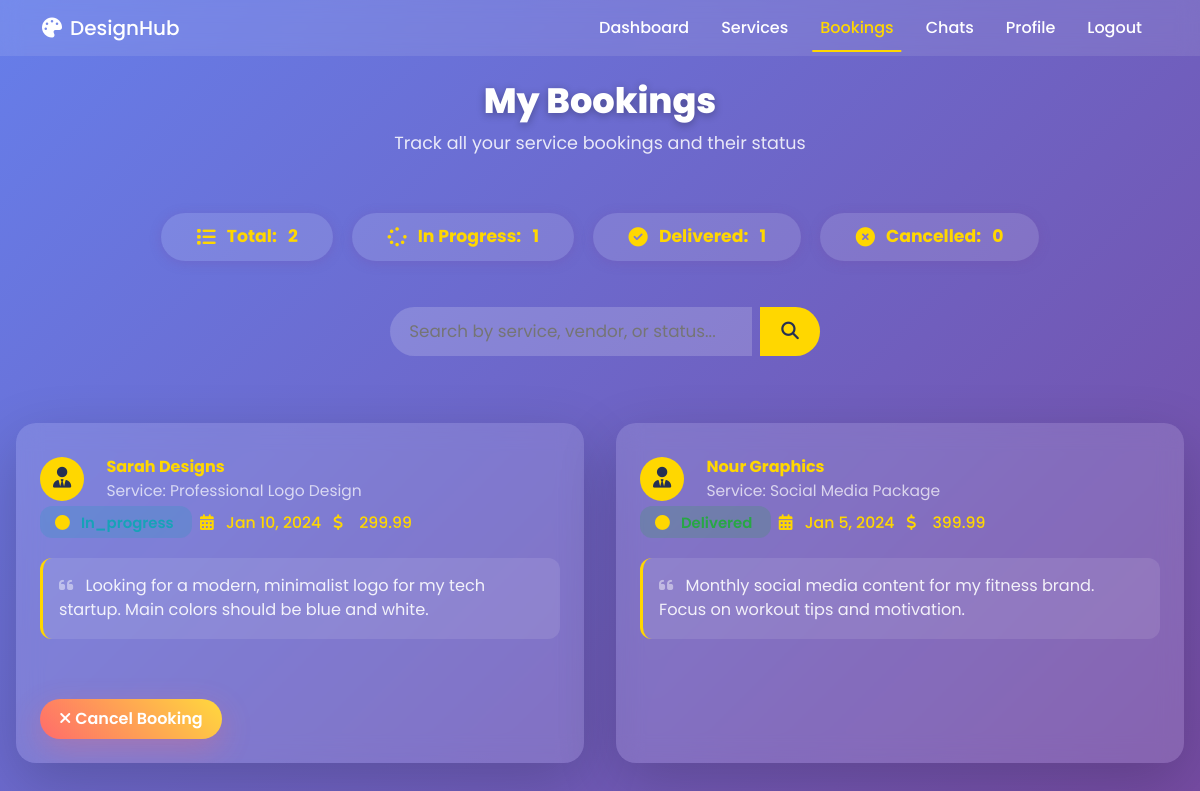
The app's page /client/bookings.php (signed in) with its own data.
### tables this page shows
CREATE TABLE bookings (
    id INT AUTO_INCREMENT PRIMARY KEY,
    service_id INT NOT NULL,
    client_id INT NOT NULL,
    vendor_id INT NOT NULL,
    requirements TEXT,
    status ENUM('pending', 'in_progress', 'delivered', 'cancelled') DEFAULT 'pending',
    created_at TIMESTAMP DEFAULT CURRENT_TIMESTAMP,
    updated_at TIMESTAMP DEFAULT CURRENT_TIMESTAMP ON UPDATE CURRENT_TIMESTAMP,
    FOREIGN KEY (service_id) REFERENCES services(id),
    FOREIGN KEY (client_id) REFERENCES users(id),
    FOREIGN KEY (vendor_id) REFERENCES vendors(id)
);

CREATE TABLE vendors (
    id INT AUTO_INCREMENT PRIMARY KEY,
    user_id INT NOT NULL,
    display_name VARCHAR(100),
    bio TEXT,
    profile_image VARCHAR(255),
    created_at TIMESTAMP DEFAULT CURRENT_TIMESTAMP,
    updated_at TIMESTAMP DEFAULT CURRENT_TIMESTAMP ON UPDATE CURRENT_TIMESTAMP,
    FOREIGN KEY (user_id) REFERENCES users(id)
);

CREATE TABLE services (
    id INT AUTO_INCREMENT PRIMARY KEY,
    vendor_id INT NOT NULL,
    title VARCHAR(100) NOT NULL,
    description TEXT,
    price DECIMAL(10,2) NOT NULL,
    image VARCHAR(255),
    category VARCHAR(50),
    created_at TIMESTAMP DEFAULT CURRENT_TIMESTAMP,
    updated_at TIMESTAMP DEFAULT CURRENT_TIMESTAMP ON UPDATE CURRENT_TIMESTAMP,
    status ENUM('active', 'inactive') DEFAULT 'active',
    FOREIGN KEY (vendor_id) REFERENCES vendors(id)
);

### client/bookings.php (the view, shortened to what this page needs)
<?php
require_once '../includes/db.php';
$client_id = $_SESSION['user_id'];
$bookings = [];
$query = "SELECT b.*, s.title AS service_title, s.price, v.display_name AS vendor_name, v.profile_image FROM bookings b JOIN services s ON b.service_id = s.id JOIN vendors v ON b.vendor_id = v.id WHERE b.client_id = ? ORDER BY b.created_at DESC";
$stmt = mysqli_prepare($conn, $query);
mysqli_stmt_bind_param($stmt, 'i', $client_id);
mysqli_stmt_execute($stmt);
$result = mysqli_stmt_get_result($stmt);
while ($row = mysqli_fetch_assoc($result)) {
    $bookings[] = $row;
}
$total = count($bookings);
$in_progress = count(array_filter($bookings, fn($b) => $b['status']==='in_progress'));
$delivered = count(array_filter($bookings, fn($b) => $b['status']==='delivered'));
$cancelled = count(array_filter($bookings, fn($b) => $b['status']==='cancelled'));
?>
<!DOCTYPE html>
<html lang="en">
<head>
  <link href="https://cdnjs.cloudflare.com/ajax/libs/font-awesome/6.4.0/css/all.min.css" rel="stylesheet">
  <link href="https://cdn.jsdelivr.net/npm/bootstrap@5.3.0/dist/css/bootstrap.min.css" rel="stylesheet">
</head>
<body>
  <nav class="navbar navbar-expand-lg fixed-top py-2">
    <div class="container">
      <a class="navbar-brand" href="dashboard.php"><i class="fas fa-palette me-2"></i>DesignHub</a>
      <div class="collapse navbar-collapse" id="nav">
        <ul class="navbar-nav ms-auto">
          <li class="nav-item"><a class="nav-link" href="dashboard.php">Dashboard</a></li>
          <li class="nav-item"><a class="nav-link" href="services.php">Services</a></li>
          <li class="nav-item"><a class="nav-link active" href="bookings.php">Bookings</a></li>
          <li class="nav-item"><a class="nav-link" href="chats.php">Chats</a></li>
          <li class="nav-item"><a class="nav-link" href="profile.php">Profile</a></li>
          <li class="nav-item"><a class="nav-link" href="../logout.php">Logout</a></li>
        </ul>
      </div>
    </div>
  </nav>
  <section class="bookings-hero">
    <h1>My Bookings</h1>
    <p>Track all your service bookings and their status</p>
  </section>
  <div class="stats-bar">
    <div class="stat-pill"><i class="fas fa-list"></i> Total: <span><?= $total ?></span></div>
    <div class="stat-pill"><i class="fas fa-spinner"></i> In Progress: <span><?= $in_progress ?></span></div>
    <div class="stat-pill"><i class="fas fa-check-circle"></i> Delivered: <span><?= $delivered ?></span></div>
    <div class="stat-pill"><i class="fas fa-times-circle"></i> Cancelled: <span><?= $cancelled ?></span></div>
  </div>
  <form class="search-bar" method="get" onsubmit="return filterBookings();">
    <input type="text" id="searchInput" placeholder="Search by service, vendor, or status...">
    <button type="submit"><i class="fas fa-search"></i></button>
  </form>
  <section class="bookings-grid" id="bookingsGrid">
    <?php foreach ($bookings as $b): ?>
      <div class="booking-card" data-service="<?= htmlspecialchars(strtolower($b['service_title'])) ?>" data-vendor="<?= htmlspecialchars(strtolower($b['vendor_name'])) ?>" data-status="<?= htmlspecialchars(strtolower($b['status'])) ?>">
        <div class="vendor-row mb-2">
          <div class="vendor-avatar">
            <i class="fas fa-user-tie"></i>
          </div>
          <div>
            <div class="vendor-name"><?= htmlspecialchars($b['vendor_name']) ?></div>
            <div style="font-size:.97rem;color:#fff;opacity:.7;">Service: <?= htmlspecialchars($b['service_title']) ?></div>
          </div>
        </div>
        <div class="booking-meta mb-2">
          <span class="badge-status badge-<?= $b['status'] ?>">
            <i class="fas fa-circle me-1"></i><?= ucfirst($b['status']) ?>
          </span>
          <span class="ms-2"><i class="fas fa-calendar-alt me-1"></i><?= date('M j, Y', strtotime($b['created_at'])) ?></span>
          <span class="ms-2"><i class="fas fa-dollar-sign me-1"></i><?= number_format($b['price'],2) ?></span>
        </div>
        <div class="booking-requirements">
          <i class="fas fa-quote-left me-2 opacity-50"></i>
          <?= nl2br(htmlspecialchars($b['requirements'])) ?>
        </div>
        <div class="d-flex gap-2 mt-auto">
          <?php if ($b['status'] === 'pending'): ?>
            <button class="action-btn"
              data-bs-toggle="modal"
              data-bs-target="#editModal"
              data-booking-id="<?= $b['id'] ?>"
              data-requirements="<?= htmlspecialchars($b['requirements'], ENT_QUOTES) ?>">
              <i class="fas fa-edit me-1"></i>Edit Requirements
            </button>
            <button class="action-btn btn-danger" onclick="showCancelModal(<?= $b['id'] ?>)"><i class="fas fa-times me-1"></i>Cancel Booking</button>
          <?php elseif ($b['status'] === 'in_progress'): ?>
            <button class="action-btn btn-danger" onclick="showCancelModal(<?= $b['id'] ?>)"><i class="fas fa-times me-1"></i>Cancel Booking</button>
          <?php endif; ?>
        </div>
      </div>
    <?php endforeach; ?>
  </section>
</body>
</html>

### client/bookings.php (style rules this page uses)
body { font-family:'Poppins',sans-serif; background: linear-gradient(135deg,#667eea,#764ba2); color:#fff; min-height:100vh; overflow-x:hidden; }
.navbar { background:rgba(255,255,255,0.1)!important; backdrop-filter:blur(10px); transition:background .3s,box-shadow .3s; }
.navbar-brand, .nav-link { color:#fff!important;font-weight:500; }
.nav-link.active, .nav-link:hover { color:#ffd700!important; }
.nav-link { margin:0 .5rem;position:relative; }
.nav-link::after { content:'';position:absolute;bottom:-4px;left:50%; width:0;height:2px;background:#ffd700; transform:translateX(-50%);transition:width .3s; }
.nav-link:hover::after, .nav-link.active::after { width:100%; }
.bookings-hero { padding:5rem 1rem 2.5rem; text-align:center; animation:fadeInUp 1s both; }
.bookings-hero h1 { font-size:2.2rem; font-weight:800; text-shadow:0 2px 8px rgba(0,0,0,0.3); }
.bookings-hero p { font-size:1.1rem;opacity:.85; }
.stats-bar { display:flex;gap:1.2rem;justify-content:center;flex-wrap:wrap; margin-bottom:2.2rem; }
.stat-pill { background:rgba(255,255,255,0.13); border-radius:50px; padding:.7rem 2.2rem; color:#ffd700; font-weight:700; font-size:1.08rem; display:flex;align-items:center;gap:.7rem; box-shadow:0 2px 12px #764ba242; margin-bottom:.7rem; }
.stat-pill i { font-size:1.2rem; }
.search-bar { max-width:420px;margin:0 auto 2.2rem auto; display:flex;gap:.5rem; }
.search-bar input { border-radius:50px 0 0 50px; border:none; padding:.7rem 1.2rem; background:rgba(255,255,255,0.18); color:#fff; font-size:1.05rem; flex:1; }
.search-bar button { border-radius:0 50px 50px 0; border:none; background:#ffd700; color:#253053; font-weight:700; padding:.7rem 1.3rem; font-size:1.1rem; transition:background .3s; }
.bookings-grid { display:grid; grid-template-columns:repeat(auto-fit,minmax(340px,1fr)); gap:2rem; padding:2rem 1rem 3rem; max-width:1200px;margin:0 auto; }
.booking-card { background:rgba(255,255,255,0.13); backdrop-filter:blur(12px); border-radius:20px; box-shadow:0 20px 60px rgba(0,0,0,0.19); transition:transform .3s,box-shadow .3s; padding:2rem 1.5rem 1.5rem 1.5rem; animation:float 7s ease-in-out infinite; position:relative; overflow:hidden; display:flex; flex-direction:column; min-height:340px; }
.booking-meta { font-size:.98rem; color:#ffd700; margin-bottom:.7rem; font-weight:500; }
.booking-meta i { width:22px; color:#ffd700; }
.booking-requirements { color:rgba(255,255,255,0.89); font-size:1.01rem; margin:1rem 0; padding:1rem; background:rgba(255,255,255,0.1); border-radius:12px; border-left:3px solid #ffd700; }
.badge-status { font-size:.93rem; border-radius:12px; padding:.4em 1em; font-weight:600; }
.badge-in_progress { background:rgba(23,162,184,0.2);color:#17a2b8; }
.badge-delivered { background:rgba(40,167,69,0.2);color:#28a745; }
.vendor-avatar { width:44px;height:44px;border-radius:50%;background:#ffd700;color:#253053;display:flex;align-items:center;justify-content:center;font-size:1.3rem;font-weight:700;margin-right:.7rem; }
.vendor-name { font-weight:700;color:#ffd700; }
.vendor-row { display:flex;align-items:center;gap:.7rem;margin-bottom:.5rem; }
.action-btn { border-radius:50px;font-weight:600;background:linear-gradient(45deg,#ff6b6b,#ffd93d);border:none;color:#fff;box-shadow:0 10px 30px rgba(255,107,107,0.3);padding:.5rem 1.2rem;transition:transform .3s,box-shadow .3s; }

### records on screen
bookings: vendor.display_name "Sarah Designs", service.title "Professional Logo Design", created_at "Jan 10, 2024", service.price "299.99", requirements "Looking for a modern, minimalist logo for my tech startup. Main colors should be blue and white."
bookings: vendor.display_name "Nour Graphics", service.title "Social Media Package", created_at "Jan 5, 2024", service.price "399.99", requirements "Monthly social media content for my fitness brand. Focus on workout tips and motivation."

### other values on screen
$total "2"
$in_progress "1"
$delivered "1"
$cancelled "0"
